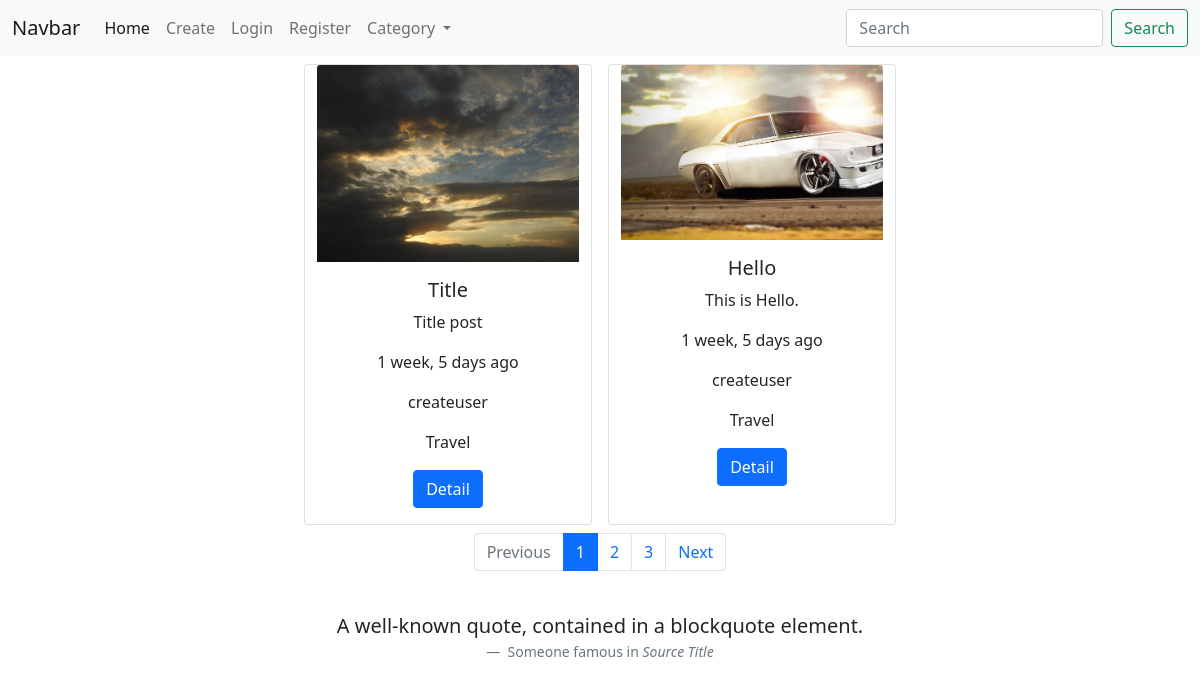
The app's page /blog/list/ with its own data.
### my_blog/models.py (models this page shows, shortened)
class PostModel(models.Model):
    id = models.AutoField(primary_key=True)
    title = models.CharField(max_length=100)
    content = models.TextField(default=None)
    image = models.ImageField(default=None)
    author = models.ForeignKey(User,on_delete=models.CASCADE)
    category = models.ForeignKey(CategoryModel, on_delete=models.CASCADE)
    created_date = models.DateTimeField(default=datetime.now)

class CategoryModel(models.Model):
    id = models.AutoField(primary_key=True)
    name = models.CharField(max_length=100)
    description = models.TextField(default=None)
    create_date = models.DateTimeField(default=datetime.now)
    def __str__(self):
        return self.name

### my_blog/views.py (the view)
# urls.py: path('list/', postlist, name="postlist"),
def postlist(request):
    if request.GET.get('search'):
        search = request.GET.get('search')
        posts = PostModel.objects.filter(
            Q(title__icontains=search) |
            Q(content__icontains=search)
        )
    elif request.GET.get('category'):
        category = request.GET.get('category')
        posts= PostModel.objects.filter(category_id =category)
    else:
        posts = PostModel.objects.all().order_by('-created_date')
    paginator = Paginator(posts,2)
    page_number = request.GET.get('page')
    page_obj = paginator.get_page(page_number)
    return render(request, 'postlist.html',{'posts': page_obj})

### util/context_processors.py (called while the page is built)
def allCategory(request):
    category = CategoryModel.objects.all()
    return {'categories':category}

### my_blog/templates/postlist.html (shortened to what this page needs)
{% extends 'base.html' %}
{% load humanize %}
{% block body%}
<center>
<div  class="container row d-flex justify-content-center">
    {% if posts %}
    {% for p in posts %}
    <div class="card col-3 m-2 shawdow-lg" style="width: 18rem;">
        {% if p.image %}
            <img src="{{p.image.url}}" class="card-img-top">
        {% endif %}
        <div class="card-body">
            <h5 class="card-title">{{p.title}}</h5>
            <p class="card-text">{{p.content}}</p>
            <p class="card-text">{{p.created_date|naturaltime }}</p>
            <p>{{p.author}}</p>
            <p>{{p.category}}</p>
            <a href="/blog/detail/{{p.id}}/" class="btn btn-primary">Detail</a>
        </div>
    </div>
    {% endfor %}
    {% else %}
        <h3 align="center" class="card">Post Not Found!</h3>
    {% endif %}
    {% if posts.has_other_pages %}
<div style="display: flex; justify-content: center;">
    <nav aria-label="Topics pagination" class="mb-4">
        <ul class="pagination">
            {% if posts.has_previous %}
            <li class="page-item">
                <a class="page-link" href="?page={{ posts.previous_page_number }}">Previous</a>
            </li>
            {% else %}
            <li class="page-item disabled">
                <span class="page-link">Previous</span>
            </li>
            {% endif %}
            {% for page_num in posts.paginator.page_range %}
            {% if posts.number == page_num %}
            <li class="page-item active">
                <span class="page-link">
                {{ page_num }}
                </span>
            </li>
            {% else %}
            <li class="page-item">
                <a class="page-link" href="?page={{ page_num }}">{{ page_num }}</a>
            </li>
            {% endif %}
            {% endfor %}
            {% if posts.has_next %}
            <li class="page-item">
                <a class="page-link" href="?page={{ posts.next_page_number }}">Next</a>
            </li>
            {% else %}
            <li class="page-item disabled">
                <span class="page-link">Next</span>
            </li>
            {% endif %}
        </ul>
    </nav>
</div>
{% endif %}
</div>
</center>
{% endblock %}

### templates/base.html (shortened to what this page needs)
<!DOCTYPE html>
<head>
    <link href="https://cdn.jsdelivr.net/npm/bootstrap@5.0.2/dist/css/bootstrap.min.css" rel="stylesheet">
</head>
<body>
    {% include 'header.html' %}
    {% block body %}
    {% endblock %}
    {% include 'footer.html' %}
</body>
</html>

### templates/header.html (shortened to what this page needs)
<nav class="navbar navbar-expand-lg navbar-light bg-light">
    <div class="container-fluid">
      <a class="navbar-brand" href="#">Navbar</a>
      <div class="collapse navbar-collapse" id="navbarSupportedContent">
        <ul class="navbar-nav me-auto mb-2 mb-lg-0">
          <li class="nav-item">
            <a class="nav-link active" href="/blog/list/">Home</a>
          </li>
          <li class="nav-item">
            <a class="nav-link" href="/blog/create/">Create</a>
          </li>
          {% if user.is_authenticated %}
          <li class="nav-item dropdown">
            <a class="nav-link dropdown-toggle" href="#" id="navbarDropdown" role="button" data-bs-toggle="dropdown" aria-expanded="false">
            {{user.username}}
            </a>
            <ul class="dropdown-menu" aria-labelledby="navbarDropdown">
              <li><a class="dropdown-item" href="#">{{user.username}}</a></li>
              <li><a class="dropdown-item" href="#">{{user.email}}</a></li>
              <li><hr class="dropdown-divider"></li>
            </ul>
          </li>
          <li><a class="dropdown-item" href="/logout">Logout</a></li>
          {% else %}
          <li class="nav-item">
            <a class="nav-link" href="/login">Login</a>
          </li>
          <li class="nav-item">
            <a class="nav-link" href="/register">Register</a>
          </li>
          {% endif %}
          <li class="nav-item dropdown">
            <a class="nav-link dropdown-toggle" href="#" id="navbarDropdown" role="button" data-bs-toggle="dropdown" aria-expanded="false">
            Category
            </a>
          </li>
        </ul>
        <form method="GET"action="{% url 'postlist' %}" class="d-flex">
          <input name="search" required class="form-control me-2" type="search" placeholder="Search" aria-label="Search">
          <button class="btn btn-outline-success" type="submit">Search</button>
        </form>
      </div>
    </div>
  </nav>

### templates/footer.html
<div class="container">
<figure class="text-center">
    <blockquote class="blockquote">
      <p>A well-known quote, contained in a blockquote element.</p>
    </blockquote>
    <figcaption class="blockquote-footer">
      Someone famous in <cite title="Source Title">Source Title</cite>
    </figcaption>
</figure>
</div>

### records on screen
PostModel: image (picture), title "Title", content "Title post", created_date "1 week, 5 days ago", author "createuser", category "Travel"
PostModel: image (picture), title "Hello", content "This is Hello.", created_date "1 week, 5 days ago", author "createuser", category "Travel"

### other values on screen
{{ page_num }} "1"
{{ page_num }} "2" "3"
